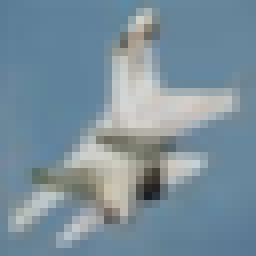
#> input picture Lab 4/tiny/im1.png, 32 x 32 px (shown 8 times larger); its folder holds 4 pictures in this run
$ python main.py
#> lines starting #> are read from the running program, lines starting #| are printed output that depends on the picture
import numpy as np
import glob
from PIL import Image
from sklearn.model_selection import KFold
from scipy.stats import mode
import matplotlib.pyplot as plt


def load_images(path: str = "./tiny/*.png") -> np.array:
    """Load images.

    Args:
        path (str, optional): path ot find all images. Defaults to "./tiny/*.png".

    Returns:
        np.array: array of (nums_img * 32 * 32 * 3).
    """
#> called with path = './tiny/*.png'
    img_paths = glob.glob(path)
    imgs = np.array([np.array(Image.open(p)) for p in img_paths])
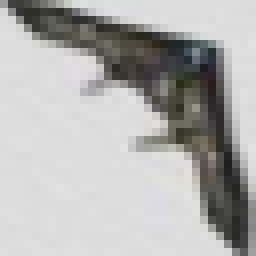
#> input picture Lab 4/tiny/im10.png, 32 x 32 px (shown 8 times larger)
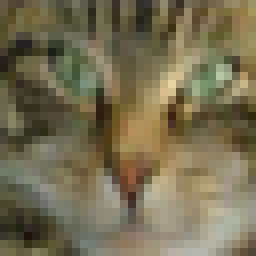
#> input picture Lab 4/tiny/im100.png, 32 x 32 px (shown 8 times larger)
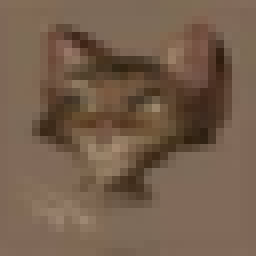
#> input picture Lab 4/tiny/im101.png, 32 x 32 px (shown 8 times larger)
    return imgs


def load_labels(path: str = "./tiny/labels.txt") -> np.array:
    """Load labels and expand it.

    Args:
        path (str, optional): path to the labels file. Defaults to "./tiny/labels.txt".

    Returns:
        np.array: array of labels (0 - 5)
    """
#> (the run stopped early here; a loop or call above may not have finished)
